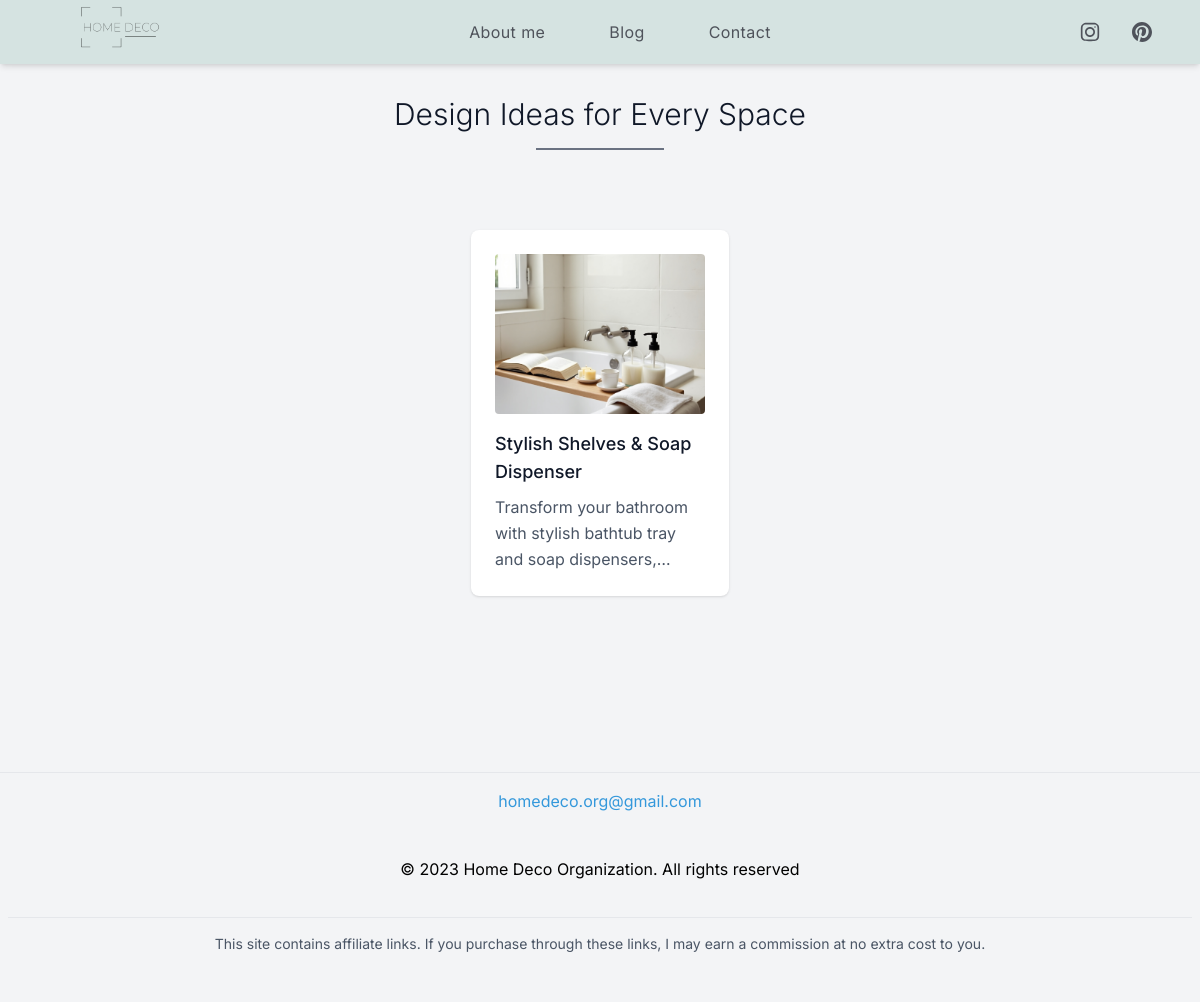
Before: /blog/bathroom with the older database file.
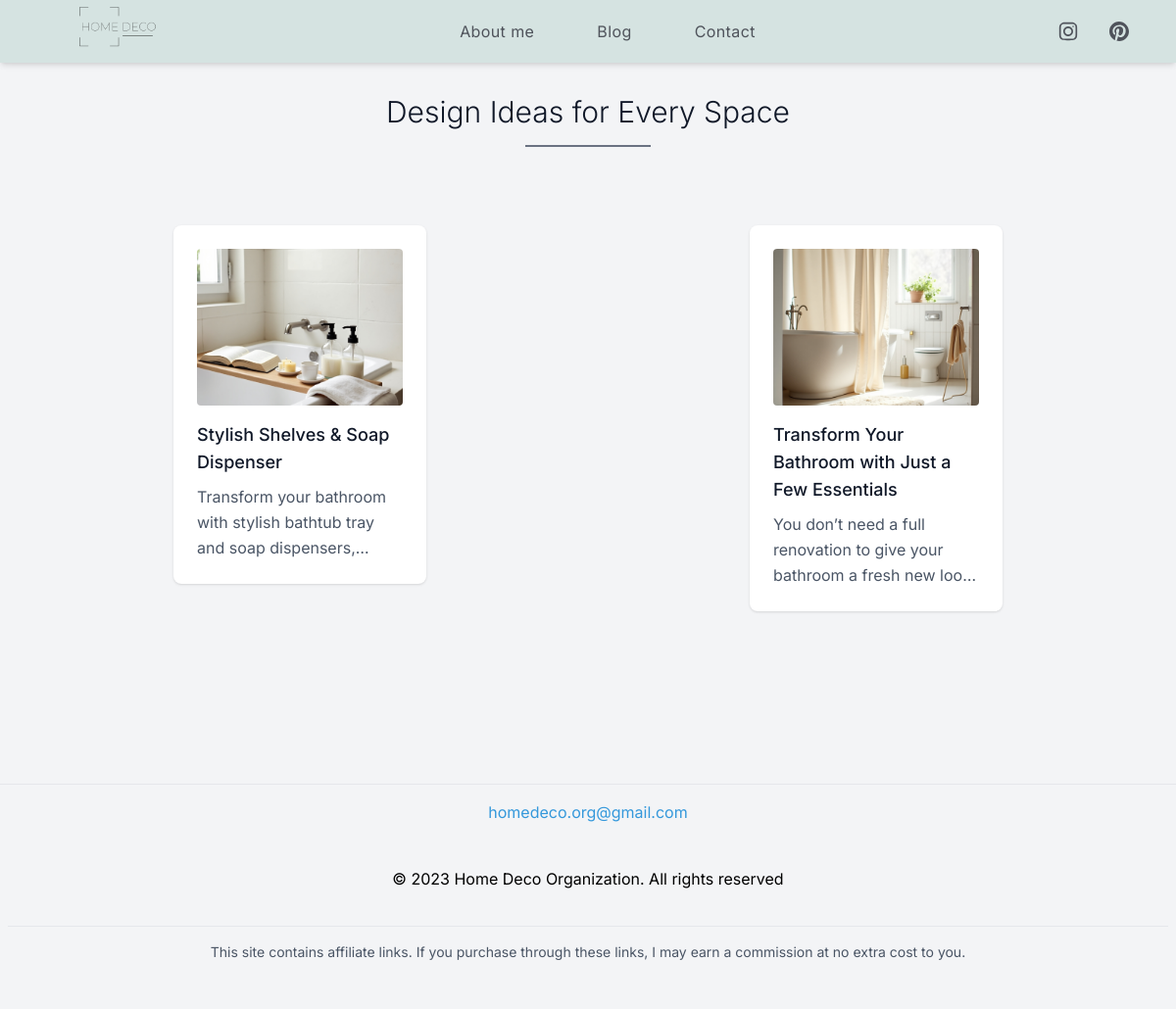
After: the same page with the newer database file.
### models.py (models this page shows)
class Post(db.Model):
    id = db.Column(db.Integer, primary_key=True)
    title = db.Column(db.String(100), nullable=False)
    description = db.Column(db.Text, nullable=False)
    slug = db.Column(db.String(50), nullable=False)
    image1 = db.Column(db.String(200))
    alttitle1 = db.Column(db.String(100))
    image2 = db.Column(db.String(200))
    alttitle2 = db.Column(db.String(100))
    image3 = db.Column(db.String(200))
    alttitle3 = db.Column(db.String(100))
    link1 = db.Column(db.String(200))
    label1 = db.Column(db.String(100), nullable=False)
    link2 = db.Column(db.String(200))
    label2 = db.Column(db.String(100), nullable=False)
    link3 = db.Column(db.String(200))
    label3 = db.Column(db.String(100), nullable=False)
    link4 = db.Column(db.String(200))
    label4 = db.Column(db.String(100), nullable=False)
    frase1 = db.Column(db.String(200), nullable=False)
    frase2 = db.Column(db.String(200), nullable=True)

### app.py (the view)
@app.route('/blog/<slug>')
def posts_by_slug(slug):
            posts = Post.query.filter_by(slug=slug).all()
            return render_template('blog.html', posts=posts, slug=slug)

### templates/blog.html (shortened to what this page needs)
{% extends "layout.html" %}
{% block content %}
<section class="text-gray-600 body-font my-24 ">
  <div class="">
    <h1 class="text-3xl font-light title-font mb-4 text-gray-900 text-center">Design Ideas for Every Space</h1>
    <div class="w-32 h-0.5 bg-gray-500 mt-1 mx-auto"></div>
  </div>
  <div class="flex flex-row flex-wrap gap-4 px-5 py-4 md:py-16 mx-auto w-full">
    {% for post in posts %}
      <div class="p-4 md:w-1/4 w-full mx-auto">
        <a href="/post/{{ post.id }}" class="block bg-white p-6 rounded-lg shadow hover:shadow-xl transition">
          {% if post.image1 %}
            <img src="{{ post.image1 }}" alt="{{ post.alttitle1 }}" class="w-full h-40 object-cover rounded mb-4">
          {% endif %}
          <h2 class="text-lg text-gray-900 font-medium title-font mb-2">{{ post.title }}</h2>
          <p class="text-gray-600 line-clamp-3 leading-relaxed text-base">{{ post.description }}</p>
        </a>
      </div>
    {% else %}
      <div class="w-full text-center">
        <p class="text-gray-500">No posts to show right now. Fresh updates coming soon!</p>
      </div>
    {% endfor %}
  </div>
</section>
{% endblock %}

Changed rows visible on the page:
added Post: image1 (picture), title "Transform Your Bathroom with Just a Few Essentials", description "You don’t need a full renovation to give your bathroom a fresh new…"
